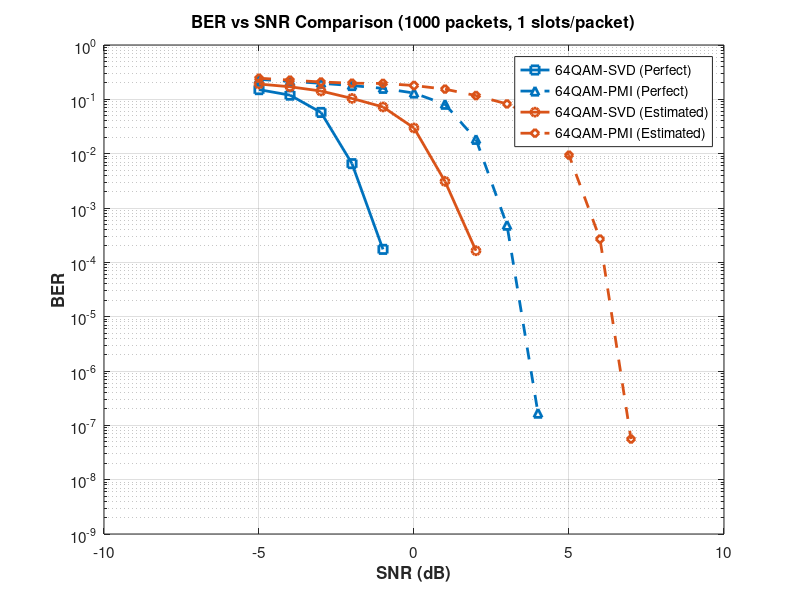

This figure's MATLAB source:
% Extract data for perfChan (Perfect Channel Estimation)

% 64QAM-SVD (perfChan)
SNRdB_64QAM_SVD_perf = [-5:10]';
BER_64QAM_SVD_perf = [1.5083e-01; 1.1940e-01; 5.7355e-02; 6.5466e-03; 1.7325e-04; ...
    0.0000e+00; 0.0000e+00; 0.0000e+00; 0.0000e+00; 0.0000e+00; ...
    0.0000e+00; 0.0000e+00; 0.0000e+00; 0.0000e+00; 0.0000e+00; ...
    0.0000e+00];
AvgBitErr_64QAM_SVD_perf = [2704.08; 2140.64; 1028.26; 117.37; 3.11; ...
    1.88; 2.58; 0.00; 0.00; 0.00; ...
    0.00; 0.00; 0.00; 0.00; 0.00; ...
    0.00];
PktErr_64QAM_SVD_perf = [1000; 1000; 990; 557; 34; ...
    1; 2; 0; 0; 0; ...
    0; 0; 0; 0; 0; ...
    0];

% 64QAM-PMI (perfChan)
SNRdB_64QAM_PMI_perf = [-5:10]';
BER_64QAM_PMI_perf = [2.3279e-01; 2.1484e-01; 1.9728e-01; 1.7924e-01; 1.5922e-01; ...
    1.3047e-01; 8.1100e-02; 1.8323e-02; 4.8204e-04; 1.6734e-07; ...
    0.0000e+00; 0.0000e+00; 0.0000e+00; 0.0000e+00; 0.0000e+00; ...
    0.0000e+00];
AvgBitErr_64QAM_PMI_perf = [4173.40; 3851.66; 3536.87; 3213.35; 2854.48; ...
    2339.14; 1453.96; 328.49; 8.64; 0.00; ...
    0.00; 0.00; 0.00; 0.00; 0.00; ...
    0.00];
PktErr_64QAM_PMI_perf = [1000; 1000; 1000; 1000; 1000; ...
    1000; 991; 785; 102; 1; ...
    0; 0; 0; 0; 0; ...
    0];

% Extract data for estChan (Estimated Channel)

% 64QAM-SVD (estChan)
SNRdB_64QAM_SVD_est = [-5:10]';
BER_64QAM_SVD_est = [1.9130e-01; 1.7030e-01; 1.4219e-01; 1.0388e-01; 7.2404e-02; ...
    2.9710e-02; 3.0877e-03; 1.6349e-04; 0.0000e+00; 0.0000e+00; ...
    0.0000e+00; 0.0000e+00; 0.0000e+00; 0.0000e+00; 0.0000e+00; ...
    0.0000e+00];
AvgBitErr_64QAM_SVD_est = [3429.56; 3053.20; 2549.16; 1862.40; 1298.06; ...
    532.64; 55.36; 2.93; 0.00; 0.00; ...
    0.00; 0.00; 0.00; 0.00; 0.00; ...
    0.00];
PktErr_64QAM_SVD_est = [1000; 1000; 1000; 1000; 1000; ...
    964; 423; 34; 0; 0; ...
    0; 0; 0; 0; 0; ...
    0];

% 64QAM-PMI (estChan)
SNRdB_64QAM_PMI_est = [-5:10]';
BER_64QAM_PMI_est = [2.4502e-01; 2.2562e-01; 2.0879e-01; 1.9812e-01; 1.9601e-01; ...
    1.7957e-01; 1.5394e-01; 1.1723e-01; 8.2299e-02; 4.6318e-02; ...
    9.3755e-03; 2.6818e-04; 5.5779e-08; 0.0000e+00; 0.0000e+00; ...
    0.0000e+00];
AvgBitErr_64QAM_PMI_est = [4392.64; 4044.87; 3743.23; 3551.82; 3514.05; ...
    3219.27; 2759.75; 2101.71; 1475.45; 830.38; ...
    168.08; 4.81; 0.00; 0.00; 0.00; ...
    0.00];
PktErr_64QAM_PMI_est = [1000; 1000; 1000; 1000; 1000; ...
    1000; 1000; 1000; 1000; 980; ...
    700; 113; 1; 0; 0; ...
    0];



numIter = 1000;
noSlotsSim = 1;


% Plotting
figure;

% Perfect Channel
semilogy(SNRdB_64QAM_SVD_perf, BER_64QAM_SVD_perf, ...
    'LineWidth', 2, 'LineStyle', '-', 'Marker', 's', 'MarkerSize', 6, ...
    'Color', [0 0.4470 0.7410], 'DisplayName', '64QAM-SVD (Perfect)');

hold on;

semilogy(SNRdB_64QAM_PMI_perf, BER_64QAM_PMI_perf, ...
    'LineWidth', 2, 'LineStyle', '--', 'Marker', '^', 'MarkerSize', 6, ...
    'Color', [0 0.4470 0.7410], 'DisplayName', '64QAM-PMI (Perfect)');

% Estimated Channel
semilogy(SNRdB_64QAM_SVD_est, BER_64QAM_SVD_est, ...
    'LineWidth', 2, 'LineStyle', '-', 'Marker', 'o', 'MarkerSize', 6, ...
    'Color', [0.8500 0.3250 0.0980], 'DisplayName', '64QAM-SVD (Estimated)');

semilogy(SNRdB_64QAM_PMI_est, BER_64QAM_PMI_est, ...
    'LineWidth', 2, 'LineStyle', '--', 'Marker', 'd', 'MarkerSize', 6, ...
    'Color', [0.8500 0.3250 0.0980], 'DisplayName', '64QAM-PMI (Estimated)');

grid on;
hold off;
xlabel('SNR (dB)', 'FontSize', 12, 'FontWeight', 'bold');
ylabel('BER', 'FontSize', 12, 'FontWeight', 'bold');
title(sprintf('BER vs SNR Comparison (%d packets, %d slots/packet)', numIter, noSlotsSim), ...
    'FontSize', 14, 'FontWeight', 'bold');
legend('Location', 'best', 'FontSize', 10);
set(gca, 'FontSize', 11);
ylim([1e-9 1e0]);
